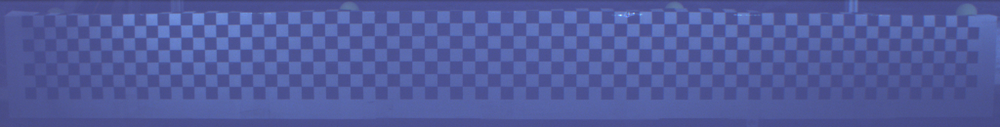
#> input picture chessboard/1.bmp, 1000 x 127 px, shrunk from 2048 x 260 before the run; its folder holds only this picture in this run
$ python fish-eye-cali.py
#> lines starting #> are read from the running program, lines starting #| are printed output that depends on the picture
"""
this script is used to calibrate the machine cameras with fish eye lens
"""
import numpy as np
import cv2
import glob
import os

# the format of the chessboard used
row = 6         # the number of row in the picture take away 1
column = 79     # the number of column in the picture take away 1

# saving path, the path can be nonexistent
saving_folder = 'Q:\\test\\2\\cali'
if not os.path.exists(saving_folder):
    os.makedirs(saving_folder)

# where pictures need to be calbrated are saved
path = 'Q:\\test\\2'

# termination criteria
criteria = (cv2.TERM_CRITERIA_EPS + cv2.TERM_CRITERIA_MAX_ITER, 30, 0.001)

# prepare object points, like (0,0,0), (1,0,0), (2,0,0) ....,(6,5,0)
objp = np.zeros((column*row,3), np.float32)

objp[:,:2] = np.mgrid[0:row,0:column].T.reshape(-1,2)

# Arrays to store object points and image points from all the images.
objpoints = [] # 3d point in real world space
imgpoints = [] # 2d points in image plane.

images = glob.glob('chessboard/*.bmp')
"""
    glob.glob('A')  A: the folder where cheeseboard is saved
"""

for fname in images:
    img = cv2.imread(fname)
#> img is the input picture: shape (127, 1000, 3); mean B, G, R 156.3, 91.8, 81.6
    gray = cv2.cvtColor(img,cv2.COLOR_BGR2GRAY)
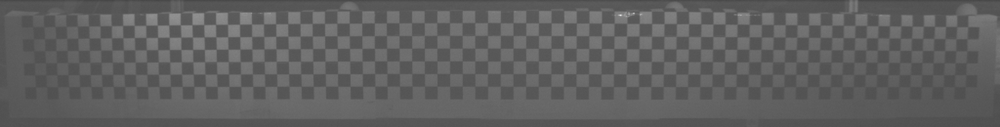
#> gray: shape (127, 1000); min 70, max 227, mean 96.1

    # Find the chess board corners
    ret, corners = cv2.findChessboardCorners(gray, (row,column),None)
#> ret = True; corners = 474 rows, first 8: [35.46, 86.66], [34.46, 74.96], [34.55, 62.63], [33.71, 50.56], [33.62, 38.63], [32.61, 26.53], [46.61, 86.66], [45.54, 74.71]

    # If found, add object points, image points (after refining them)
    if ret == True:
        objpoints.append(objp)

        corners2 = cv2.cornerSubPix(gray,corners,(11,11),(-1,-1),criteria)
#> corners2 = 474 rows, first 8: [39.73, 80.13], [39.73, 80.13], [42.3, 55.81], [41.2, 44.06], [41.26, 32.04], [40.13, 15.73], [53.78, 78.62], [53.36, 68.26]
        imgpoints.append(corners2)

        # Draw and display the corners
        img = cv2.drawChessboardCorners(img, (row,column), corners2,ret)
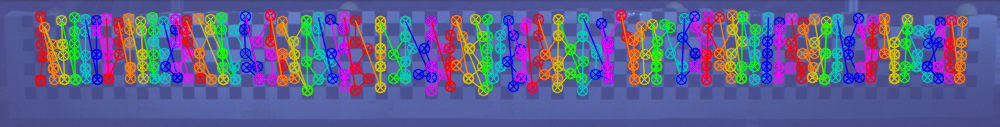
#> img: shape (127, 1000, 3); mean B, G, R 142.4, 95.6, 94.5
        #cv2.imshow('img',img)
        #cv2.waitKey(0)

cv2.destroyAllWindows()

ret, mtx, dist, rvecs, tvecs = cv2.calibrateCamera(objpoints, imgpoints, gray.shape[::-1],None,None)
#> ret = 7.12; mtx = [[820.9, 0, 474.2], [0, 828.1, -190.1], [0, 0, 1]]; dist = [[-0.46, 0.62, 0.0535, 0.0487, -0.258]]; rvecs = ([0.225, 0.00379, -1.54],); tvecs = ([-36.91, 20.36, 57.99],)

picture_name = glob.glob(path+'/*.jpg')
for files in picture_name:
    img = cv2.imread(files)
    h, w = img.shape[:2]
    newcameramtx, roi = cv2.getOptimalNewCameraMatrix(mtx, dist, (w, h), 1, (w, h))

    # undistort
    dst = cv2.undistort(img, mtx, dist, None, newcameramtx)

    # crop the image
    x, y, w, h = roi
    dst = dst[y:y + h, x:x + w]
    cv2.imwrite(files.replace(path,saving_folder), dst)
